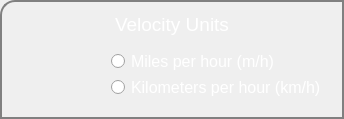
                        <widget class="QFrame" name="velocity_units">
                         <property name="maximumSize">
                          <size>
                           <width>16777215</width>
                           <height>16777215</height>
                          </size>
                         </property>
                         <property name="styleSheet">
                          <string notr="true">border:2px solid gray;
border-top-left-radius: 15px;
border-top-right-radius: 0px;
border-bottom-left-radius: 0px;
border-bottom-right-radius: 0px;</string>
                         </property>
                         <property name="frameShape">
                          <enum>QFrame::StyledPanel</enum>
                         </property>
                         <property name="frameShadow">
                          <enum>QFrame::Raised</enum>
                         </property>
                         <layout class="QVBoxLayout" name="verticalLayout_20" stretch="0,1">
                          <item>
                           <widget class="QLabel" name="label_14">
                            <property name="font">
                             <font>
                              <pointsize>14</pointsize>
                             </font>
                            </property>
                            <property name="styleSheet">
                             <string notr="true">border: 0px;
color:white;</string>
                            </property>
                            <property name="text">
                             <string>Velocity Units</string>
                            </property>
                            <property name="alignment">
                             <set>Qt::AlignCenter</set>
                            </property>
                           </widget>
                          </item>
                          <item>
                           <widget class="QFrame" name="frame_41">
                            <property name="styleSheet">
                             <string notr="true">border:0px;</string>
                            </property>
                            <property name="frameShape">
                             <enum>QFrame::StyledPanel</enum>
                            </property>
                            <property name="frameShadow">
                             <enum>QFrame::Raised</enum>
                            </property>
                            <layout class="QVBoxLayout" name="verticalLayout_21">
                             <property name="leftMargin">
                              <number>98</number>
                             </property>
                             <item>
                              <widget class="QRadioButton" name="vel_mph">
                               <property name="font">
                                <font>
                                 <pointsize>12</pointsize>
                                </font>
                               </property>
                               <property name="styleSheet">
                                <string notr="true">color:white;</string>
                               </property>
                               <property name="text">
                                <string>Miles per hour (m/h)</string>
                               </property>
                              </widget>
                             </item>
                             <item>
                              <widget class="QRadioButton" name="vel_kmph">
                               <property name="font">
                                <font>
                                 <pointsize>12</pointsize>
                                </font>
                               </property>
                               <property name="styleSheet">
                                <string notr="true">color:white;</string>
                               </property>
                               <property name="text">
                                <string>Kilometers per hour (km/h)</string>
                               </property>
                              </widget>
                             </item>
                            </layout>
                           </widget>
                          </item>
                         </layout>
                        </widget>
